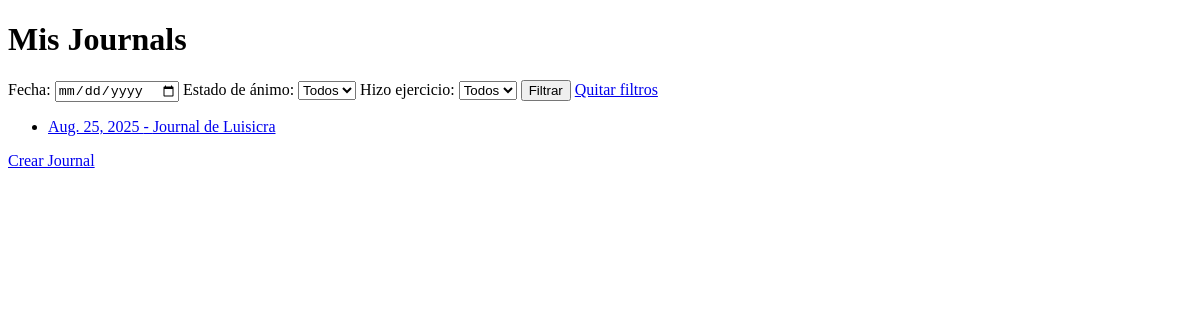
Before: /journals/ (signed in) with the older database file.
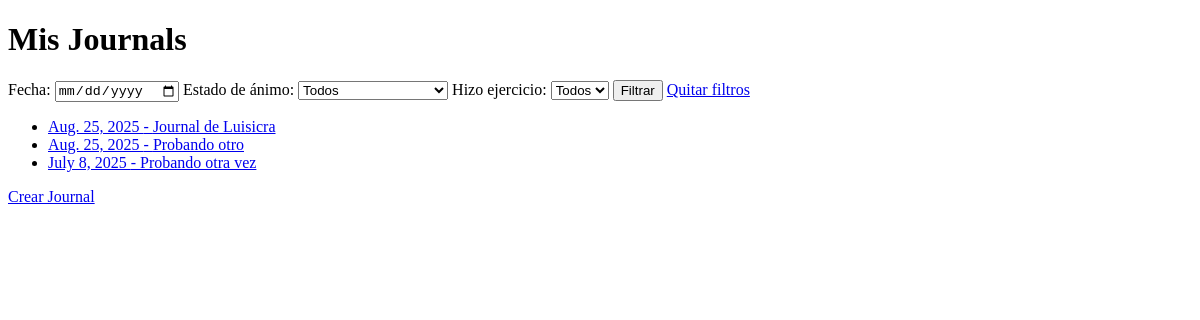
After: the same page with the newer database file.
### bullet_journal/models.py (models this page shows, shortened)
class Journal(models.Model):
    user = models.ForeignKey(User, on_delete=models.CASCADE)
    date = models.DateField(blank=True, null=True)
    title = models.CharField(max_length=200, blank=True)
    content = models.TextField(blank=True, null=True)
    mood = models.CharField(max_length=50, blank=True)
    sleep_hours = models.FloatField(null=True, blank=True)
    water_glasses = models.IntegerField(null=True, blank=True)
    exercise = models.BooleanField(default=False)
    image = models.ImageField(upload_to='journal_images/', null=True, blank=True)

### bullet_journal/views/journal_views.py (the view)
# urls.py: path('journals/', journal_list, name='journal_list'),
@login_required
def journal_list(request):
    journals = Journal.objects.filter(user=request.user).order_by('-date')
    date_filter = request.GET.get('date')
    mood_filter = request.GET.get('mood')
    exercise_filter = request.GET.get('exercise')
    if date_filter:
        journals = journals.filter(date=date_filter)
    if mood_filter:
        journals = journals.filter(mood__icontains=mood_filter)
    if exercise_filter in ['true', 'false']:
        journals = journals.filter(exercise=(exercise_filter == 'true'))
    moods_disponibles = Journal.objects.filter(user=request.user).values_list('mood', flat=True).distinct()
    return render(request, 'bullet_journal/journal/list.html', {
        'journals': journals,
        'moods_disponibles': moods_disponibles,
    })

### bullet_journal/templates/bullet_journal/journal/list.html (shortened to what this page needs)
{% extends 'base.html' %}
{% block content %}
<h1>Mis Journals</h1>
<form method="get">
    <label for="date">Fecha:</label>
    <input type="date" id="date" name="date" value="{{ request.GET.date }}">
    <label for="mood">Estado de ánimo:</label>
    <select id="mood" name="mood">
        <option value="">Todos</option>
    </select>
    <label for="exercise">Hizo ejercicio:</label>
    <select id="exercise" name="exercise">
        <option value="">Todos</option>
    </select>
    <button type="submit">Filtrar</button>
    <a href="{% url 'journal_list' %}">Quitar filtros</a>
</form>
<ul>
{% for journal in journals %}
    <li>
        <a href="{% url 'journal_detail' journal.pk %}">
            {{ journal.date }} - {{ journal.title }}
        </a>
    </li>
{% empty %}
    <li>No hay journals.</li>
{% endfor %}
</ul>
<a href="{% url 'journal_create' %}">Crear Journal</a>
{% endblock %}

### templates/base.html (shortened to what this page needs)
<!DOCTYPE html>
<html lang="es">
<head>
</head>
<body>
    {% block content %}
    {% endblock %}
</body>
</html>

Changed rows visible on the page:
added Journal: date "Aug. 25, 2025", title "Probando otro"
added Journal: date "July 8, 2025", title "Probando otra vez"
